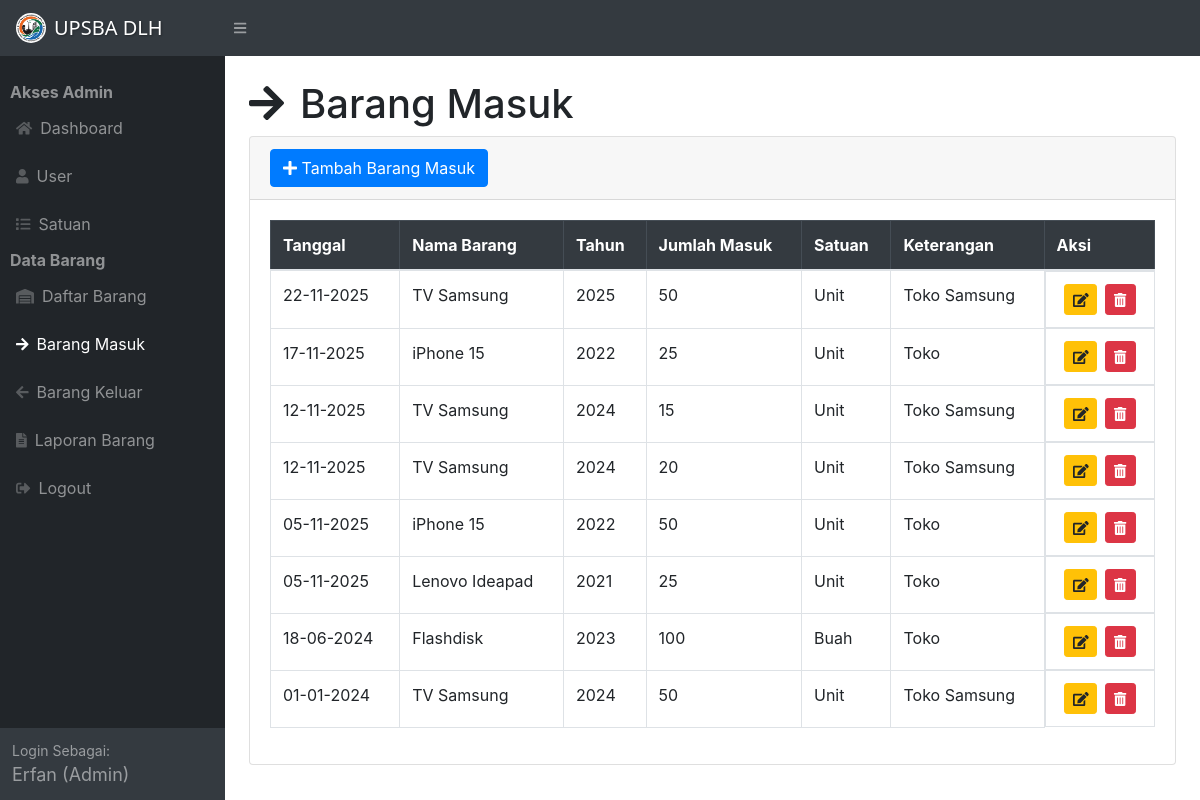
The app's page /masuk.php (signed in), older data.
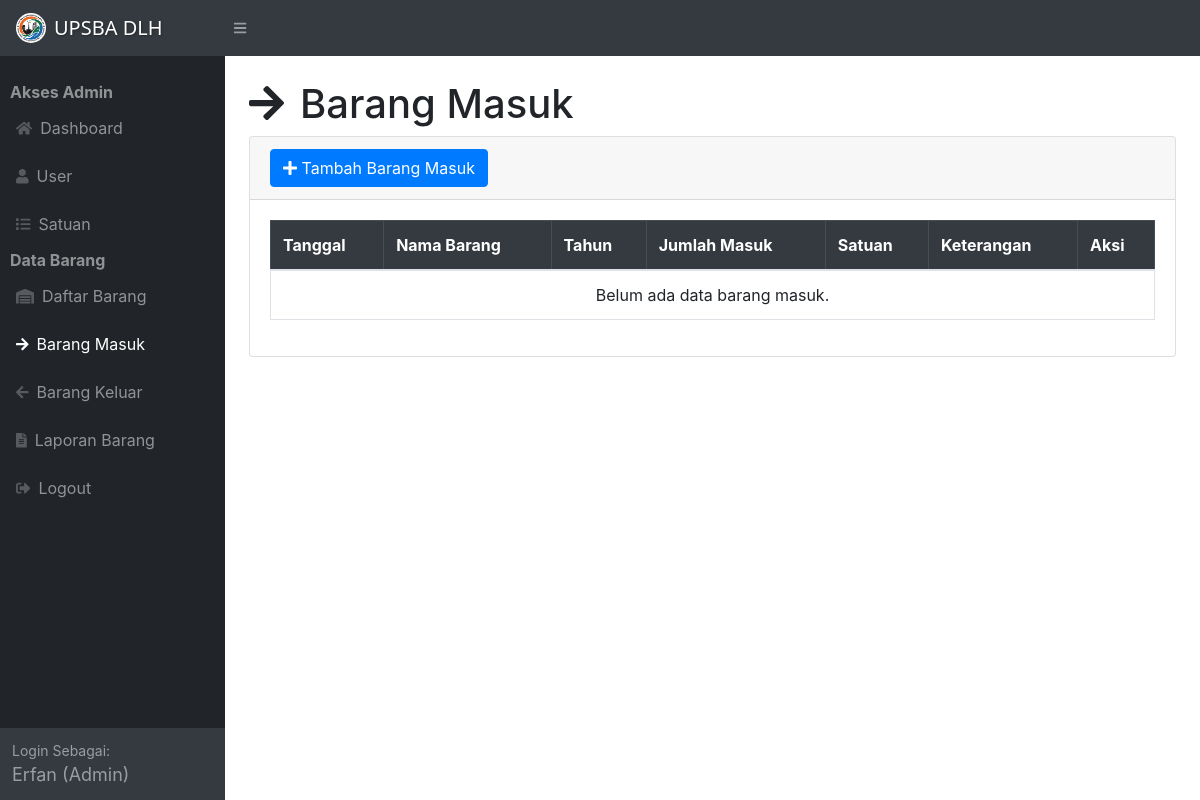
The same page, newer data.
### tables this page shows
CREATE TABLE `barang_masuk` (
  `id_masuk` int NOT NULL,
  `id_detail` int NOT NULL,
  `tanggal` date NOT NULL,
  `jumlahmasuk` int NOT NULL,
  `keterangan` varchar(255) NOT NULL
);

CREATE TABLE `barang` (
  `id_barang` int NOT NULL,
  `namabarang` varchar(255) NOT NULL,
  `tahun` int NOT NULL
);

CREATE TABLE `addsatuan` (
  `id_satuan` int NOT NULL,
  `satuan` varchar(50) NOT NULL
);

### masuk.php (the view, shortened to what this page needs)
<?php
require_once 'function.php';
?>
<!DOCTYPE html>
<html lang="en">
<head>
    <link href="css/styles.css" rel="stylesheet" />
    <link href="https://cdn.datatables.net/1.10.20/css/dataTables.bootstrap4.min.css" rel="stylesheet" />
</head>
<body class="sb-nav-fixed">
<nav class="sb-topnav navbar navbar-expand navbar-dark bg-dark">
    <a class="navbar-brand d-flex align-items-center" href="dashboard.php">
        <img src="assets/img/logo_DLH_2.jpg" alt="Logo" style="height: 30px; margin-right: 8px; border-radius: 50%;">
        <span style="font-family: 'Arial Rounded MT Bold', 'Segoe UI', sans-serif; font-weight: light; font-size: 20px; color: #fff; text-shadow: 1px 1px 2px rgba(0,0,0,0.3);">
            UPSBA DLH
        </span>
    </a>
    <button class="btn btn-link btn-sm order-1 order-lg-0" id="sidebarToggle"><i class="fas fa-bars"></i></button>
</nav>
<div id="layoutSidenav">
    <?php include 'sidenav.php'; ?>
    <div id="layoutSidenav_content">
        <main>
            <div class="container-fluid">
                <h1 class="mt-4"><i class="fas fa-arrow-right mr-3"></i>Barang Masuk</h1>
                <div class="card mb-4">
                    <div class="card-header d-flex justify-content-between align-items-center">
                        <button type="button" class="btn btn-primary" data-toggle="modal" data-target="#modalTambah">
                            <i class="fas fa-plus"></i> Tambah Barang Masuk
                        </button>
                    </div>
                    <div class="card-body">
                        <div class="table-responsive">
                            <table class="table table-bordered" id="dataTable" width="100%" cellspacing="0">
                                <thead class="table-dark">
                                <tr>
                                    <th>Tanggal</th>
                                    <th>Nama Barang</th>
                                    <th>Tahun</th>
                                    <th>Jumlah Masuk</th>
                                    <th>Satuan</th>
                                    <th>Keterangan</th>
                                    <th>Aksi</th>
                                </tr>
                                </thead>
                                <tbody>
                                <?php
                                $ambildata = mysqli_query($conn, "
                                    SELECT
                                        bm.id_masuk,
                                        bm.id_detail,
                                        bm.tanggal,
                                        b.namabarang,
                                        b.tahun,
                                        bm.jumlahmasuk,
                                        s.satuan,
                                        bm.keterangan
                                    FROM barang_masuk bm
                                    JOIN detail d ON bm.id_detail = d.id_detail
                                    JOIN barang b ON d.id_barang = b.id_barang
                                    JOIN addsatuan s ON d.id_satuan = s.id_satuan
                                    ORDER BY bm.tanggal DESC
                                ");
                                if (!$ambildata || mysqli_num_rows($ambildata) == 0) {
                                    echo '<tr><td colspan="7" class="text-center">Belum ada data barang masuk.</td></tr>';
                                } else {
                                    while ($data = mysqli_fetch_assoc($ambildata)) {
                                        $idm = $data['id_masuk'];
                                ?>
                                    <tr>
                                        <td><?= date('d-m-Y', strtotime($data['tanggal'])); ?></td>
                                        <td><?= htmlspecialchars($data['namabarang']); ?></td>
                                        <td><?= htmlspecialchars($data['tahun']); ?></td>
                                        <td><?= htmlspecialchars($data['jumlahmasuk']); ?></td>
                                        <td><?= htmlspecialchars($data['satuan']); ?></td>
                                        <td><?= htmlspecialchars($data['keterangan']); ?></td>
                                        <td class="d-flex justify-content-center" style="gap: 8px">
                                            <button type="button" class="btn btn-warning btn-sm" data-toggle="modal" data-target="#edit<?= $idm; ?>">
                                                <i class="fas fa-edit"></i>
                                            </button>
                                            <button type="button" class="btn btn-danger btn-sm" data-toggle="modal" data-target="#hapus<?= $idm; ?>">
                                                <i class="fas fa-trash-alt"></i>
                                            </button>
                                        </td>
                                    </tr>
                                <?php
                                    }
                                }
                                ?>
                                </tbody>
                            </table>
                        </div>
                    </div>
                </div>
            </div>
        </main>
    </div>
</div>
</body>
</html>

### sidenav.php (shortened to what this page needs)
<?php
$username = $_SESSION['username'] ?? 'Guest';
$role = $_SESSION['role'] ?? 'User';
?>
<div id="layoutSidenav_nav">
    <nav class="sb-sidenav accordion sb-sidenav-dark" id="sidenavAccordion">
        <div class="sb-sidenav-menu">
            <div class="nav">
                <br>
                <?php if ($role === 'Admin'): ?>
                <?php echo '<li class="nav-header" style="padding-left: 10px"><b>Akses Admin</b></li>'; ?>
                <?php endif; ?>
                <?php if ($role === 'Admin'): ?>
                <a class="nav-link" href="dashboard.php">
                    <div class="sb-nav-link-icon"><i class="fas fa-home"></i></div>Dashboard
                </a>
                <?php endif; ?>
                <?php if ($role === 'Admin'): ?>
                <a class="nav-link" href="user.php">
                    <div class="sb-nav-link-icon"><i class="fa fa-user"></i></div>User
                </a>
                <?php endif; ?>
                <?php if ($role === 'Admin'): ?>
                <a class="nav-link" href="satuan.php">
                    <div class="sb-nav-link-icon"><i class="fas fa-list"></i></i></div>Satuan
                </a>
                <?php endif; ?>
                <?php echo '<li class="nav-header" style="padding-left: 10px"><b>Data Barang</b></li>'; ?>
                <a class="nav-link" href="index.php">
                    <div class="sb-nav-link-icon"><i class="fas fa-warehouse"></i></div>Daftar  Barang
                </a>
                <a class="nav-link" href="masuk.php">
                    <div class="sb-nav-link-icon"><i class="fas fa-arrow-right"></i></div>Barang Masuk
                </a>
                <a class="nav-link" href="keluar.php">
                    <div class="sb-nav-link-icon"><i class="fas fa-arrow-left"></i></div>Barang Keluar
                </a>
                <a class="nav-link" href="laporan.php">
                    <div class="sb-nav-link-icon"><i class="fas fa-file-alt"></i></div>Laporan Barang
                </a>
                <a class="nav-link" href="logout.php">
                    <div class="sb-nav-link-icon"><i class="fas fa-sign-out-alt"></i></div>Logout
                </a>
            </div>
        </div>
        <div class="sb-sidenav-footer">
            <div class="small" style="font-size: 14px;">Login Sebagai:</div>
            <div style="font-size: 18px;">
                <?= htmlspecialchars($username); ?> (<?= htmlspecialchars($role); ?>)
            </div>
        </div>
    </nav>
</div>

Row changes from the older to the newer data that the page shows:
removed barang_masuk: tanggal "22-11-2025", barang.namabarang "TV Samsung", barang.tahun "2025", jumlahmasuk "50", addsatuan.satuan "Unit", keterangan "Toko Samsung"
removed barang_masuk: tanggal "17-11-2025", barang.namabarang "iPhone 15", barang.tahun "2022", jumlahmasuk "25", addsatuan.satuan "Unit", keterangan "Toko"
removed barang_masuk: tanggal "12-11-2025", barang.namabarang "TV Samsung", barang.tahun "2024", jumlahmasuk "15", addsatuan.satuan "Unit", keterangan "Toko Samsung"
removed barang_masuk: tanggal "12-11-2025", barang.namabarang "TV Samsung", barang.tahun "2024", jumlahmasuk "20", addsatuan.satuan "Unit", keterangan "Toko Samsung"
removed barang_masuk: tanggal "05-11-2025", barang.namabarang "iPhone 15", barang.tahun "2022", jumlahmasuk "50", addsatuan.satuan "Unit", keterangan "Toko"
removed barang_masuk: tanggal "05-11-2025", barang.namabarang "Lenovo Ideapad", barang.tahun "2021", jumlahmasuk "25", addsatuan.satuan "Unit", keterangan "Toko"
removed barang_masuk: tanggal "18-06-2024", barang.namabarang "Flashdisk", barang.tahun "2023", jumlahmasuk "100", addsatuan.satuan "Buah", keterangan "Toko"
removed barang_masuk: tanggal "01-01-2024", barang.namabarang "TV Samsung", barang.tahun "2024", jumlahmasuk "50", addsatuan.satuan "Unit", keterangan "Toko Samsung"
Text that changed along with them:
text now shown: "Belum ada data barang masuk."
